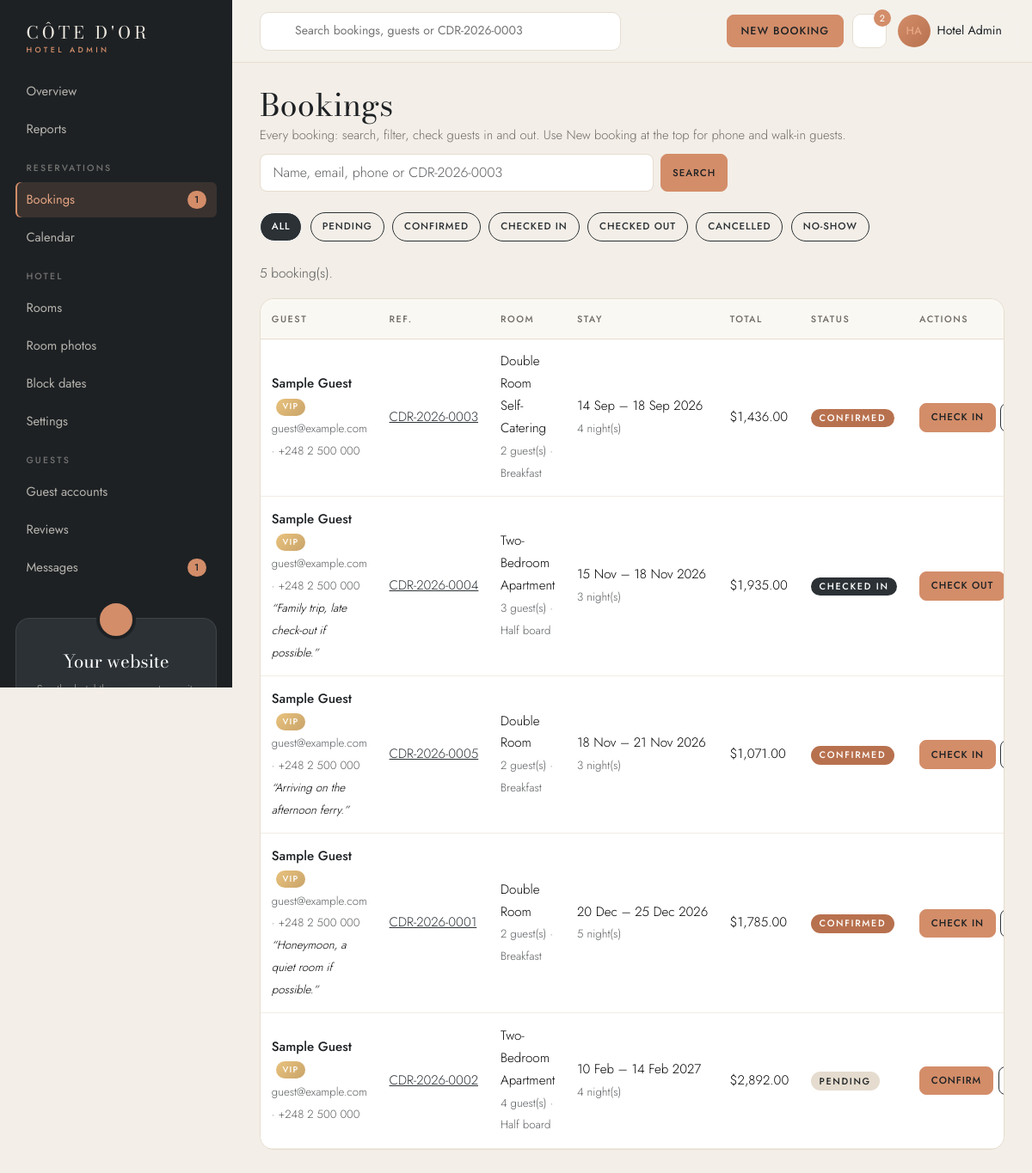
Page /admin_bookings.php (signed in) on the committed database.
### tables this page shows
CREATE TABLE bookings (
    id INT AUTO_INCREMENT PRIMARY KEY,
    user_id INT NOT NULL,
    room_id INT NOT NULL,
    check_in DATE NOT NULL,
    check_out DATE NOT NULL,
    guests INT NOT NULL,
    meal_plan VARCHAR(30) NOT NULL,
    phone VARCHAR(30) NOT NULL,
    special_request TEXT,
    total_price DECIMAL(10,2) NOT NULL,
    status VARCHAR(20) NOT NULL DEFAULT 'Pending',
    created_at TIMESTAMP DEFAULT CURRENT_TIMESTAMP,
    FOREIGN KEY (user_id) REFERENCES users(id) ON DELETE CASCADE,
    FOREIGN KEY (room_id) REFERENCES rooms(id)
) DEFAULT CHARSET=utf8mb4;

CREATE TABLE users (
    id INT AUTO_INCREMENT PRIMARY KEY,
    full_name VARCHAR(100) NOT NULL,
    username VARCHAR(50) NOT NULL UNIQUE,
    email VARCHAR(100) NOT NULL,
    phone VARCHAR(30),
    password VARCHAR(255) NOT NULL,
    role VARCHAR(10) NOT NULL DEFAULT 'user',
    created_at TIMESTAMP DEFAULT CURRENT_TIMESTAMP
) DEFAULT CHARSET=utf8mb4;

CREATE TABLE rooms (
    id INT AUTO_INCREMENT PRIMARY KEY,
    room_name VARCHAR(100) NOT NULL,
    room_type VARCHAR(50) NOT NULL,
    price DECIMAL(10,2) NOT NULL,
    size_m2 INT NOT NULL,
    max_guests INT NOT NULL,
    total_rooms INT NOT NULL,
    image VARCHAR(255),
    tagline VARCHAR(255),
    description TEXT,
    created_at TIMESTAMP DEFAULT CURRENT_TIMESTAMP
) DEFAULT CHARSET=utf8mb4;

### includes/functions.php (called while the page is built, shortened)
<?php
function bookingReference($id, $createdAt)
{
    return "CDR-" . date("Y", strtotime($createdAt)) . "-" . str_pad($id, 4, "0", STR_PAD_LEFT);
}
function bookingStatuses()
{
    return ["Pending", "Confirmed", "Checked in", "Checked out", "Cancelled", "No-show"];
}
function statusClass($status)
{
    return "status-" . str_replace(" ", "-", strtolower($status));
}
?>

### includes/booking_actions.php (called while the page is built, shortened)
<?php
function bookingButtons($status)
{
    if ($status == "Pending") {
        return ["confirm" => "Confirm", "cancel" => "Cancel"];
    } elseif ($status == "Confirmed") {
        return ["checkin" => "Check in", "noshow" => "No-show", "cancel" => "Cancel"];
    } elseif ($status == "Checked in") {
        return ["checkout" => "Check out"];
    } elseif ($status == "Cancelled" || $status == "No-show") {
        return ["confirm" => "Confirm again"];
    }
    return [];
}
?>

### admin_bookings.php (the view, shortened to what this page needs)
<?php
require "includes/db_connect.php";
require "includes/functions.php";
$statuses = bookingStatuses();
require "includes/booking_actions.php";
$filter = "";
$search = "";
$like = "%" . $search . "%";
$referenceId = 0;
$sql = "SELECT bookings.*, users.full_name, users.email, rooms.room_name, guest_notes.vip FROM bookings JOIN users ON bookings.user_id = users.id JOIN rooms ON bookings.room_id = rooms.id LEFT JOIN guest_notes ON guest_notes.user_id = users.id
        WHERE (? = '' OR bookings.status = ?)
        AND (? = '' OR users.full_name LIKE ? OR users.email LIKE ? OR bookings.phone LIKE ? OR bookings.id = ?)
        ORDER BY bookings.check_in ASC";
$stmt = $conn->prepare($sql);
$stmt->bind_param("ssssssi", $filter, $filter, $search, $like, $like, $like, $referenceId);
$stmt->execute();
$bookings = $stmt->get_result();
$pageLink = "admin_bookings.php?status=" . urlencode($filter) . "&q=" . urlencode($search);
include "includes/header.php";
?>
    <section class="admin-wrap">
        <div class="container">
            <?php include "includes/admin_nav.php"; ?>
            <div class="d-flex flex-wrap justify-content-between align-items-start gap-3 mb-4">
                <form class="booking-search" action="admin_bookings.php" method="GET">
                    <input type="search" class="form-control" name="q" value="<?php echo htmlspecialchars($search); ?>" placeholder="Name, email, phone or CDR-2026-0003" aria-label="Search bookings">
                    <button type="submit" class="btn btn-sm btn-lux">Search</button>
                </form>
            </div>
            <div class="filter-pills mb-4">
                <a href="admin_bookings.php?q=<?php echo urlencode($search); ?>" class="btn btn-sm btn-lux-outline <?php if ($filter == "") { echo "active"; } ?>">All</a>
                <?php
                foreach ($statuses as $item) {
                    $activeClass = ($filter == $item) ? "active" : "";
                    echo '<a href="admin_bookings.php?status=' . urlencode($item) . '&q=' . urlencode($search) . '" class="btn btn-sm btn-lux-outline ' . $activeClass . '">' . $item . '</a>';
                }
                ?>
            </div>
            <p class="text-muted"><?php echo $bookings->num_rows; ?> booking(s)<?php if ($search != "") { echo ' matching &ldquo;' . htmlspecialchars($search) . '&rdquo;'; } ?>.</p>
            <div class="table-responsive">
                <table class="table table-lux mb-0">
                    <thead>
                        <tr>
                            <th>Guest</th>
                            <th>Ref.</th>
                            <th>Room</th>
                            <th>Stay</th>
                            <th>Total</th>
                            <th>Status</th>
                            <th>Actions</th>
                        </tr>
                    </thead>
                    <tbody>
                        <?php
                        if ($bookings->num_rows > 0) {
                            while ($row = $bookings->fetch_assoc()) {
                                $nights = (int) round((strtotime($row["check_out"]) - strtotime($row["check_in"])) / 86400);
                                $buttons = bookingButtons($row["status"]);
                        ?>
                            <tr>
                                <td>
                                    <a class="guest-link" href="admin_guest.php?id=<?php echo $row["user_id"]; ?>"><?php echo htmlspecialchars($row["full_name"]); ?></a><?php if ($row["vip"] == 1) { echo ' <span class="vip-badge">VIP</span>'; } ?><br>
                                    <small class="text-muted"><?php echo htmlspecialchars($row["email"]); ?> &middot; <?php echo htmlspecialchars($row["phone"]); ?></small>
                                    <?php if ($row["special_request"] != "") { ?>
                                        <br><small class="fst-italic">&ldquo;<?php echo htmlspecialchars($row["special_request"]); ?>&rdquo;</small>
                                    <?php } ?>
                                </td>
                                <td class="text-nowrap"><a href="booking_confirmation.php?id=<?php echo $row["id"]; ?>"><?php echo bookingReference($row["id"], $row["created_at"]); ?></a></td>
                                <td><?php echo htmlspecialchars($row["room_name"]); ?><br><small class="text-muted"><?php echo $row["guests"]; ?> guest(s) &middot; <?php echo htmlspecialchars($row["meal_plan"]); ?></small></td>
                                <td class="text-nowrap"><?php echo date("d M", strtotime($row["check_in"])); ?> &ndash; <?php echo date("d M Y", strtotime($row["check_out"])); ?><br><small class="text-muted"><?php echo $nights; ?> night(s)</small></td>
                                <td class="text-nowrap">$<?php echo number_format($row["total_price"], 2); ?></td>
                                <td><span class="badge badge-status <?php echo statusClass($row["status"]); ?>"><?php echo htmlspecialchars($row["status"]); ?></span></td>
                                <td>
                                    <form action="<?php echo $pageLink; ?>" method="POST" class="row-actions">
                                        <?php
                                        $first = true;
                                        foreach ($buttons as $action => $label) {
                                            if ($first) {
                                                echo '<button type="submit" name="action" value="' . $action . '" class="btn btn-sm btn-lux">' . $label . '</button>';
                                                $first = false;
                                            }
                                        }
                                        ?>
                                        <div class="dropdown">
                                            <button type="button" class="btn btn-sm btn-lux-outline" data-bs-toggle="dropdown" data-bs-popper-config='{"strategy":"fixed"}' aria-expanded="false">More</button>
                                        </div>
                                    </form>
                                </td>
                            </tr>
                        <?php
                            }
                        } else {
                            echo '<tr><td colspan="7">No bookings found.</td></tr>';
                        }
                        ?>
                    </tbody>
                </table>
            </div>
        </div>
    </section>
<?php
include "includes/footer.php";
?>

### rows in the picture
bookings: user.full_name "Sample Guest", user.email "guest@example.com", phone "+248 2 500 000", bookingReference($row["id"], $row["created_at"]) "CDR-2026-0003", room.room_name "Double Room Self-Catering", guests "2", meal_plan "Breakfast", check_in "14 Sep", check_out "18 Sep 2026", nights "4", total_price "1,436.00", status "CONFIRMED", status "CHECK IN"
bookings: user.full_name "Sample Guest", user.email "guest@example.com", phone "+248 2 500 000", special_request "Family trip, late check-out if possible.", bookingReference($row["id"], $row["created_at"]) "CDR-2026-0004", room.room_name "Two-Bedroom Apartment", guests "3", meal_plan "Half board", check_in "15 Nov", check_out "18 Nov 2026", nights "3", total_price "1,935.00", status "CHECKED IN", status "CHECK OUT"
bookings: user.full_name "Sample Guest", user.email "guest@example.com", phone "+248 2 500 000", special_request "Arriving on the afternoon ferry.", bookingReference($row["id"], $row["created_at"]) "CDR-2026-0005", room.room_name "Double Room", guests "2", meal_plan "Breakfast", check_in "18 Nov", check_out "21 Nov 2026", nights "3", total_price "1,071.00", status "CONFIRMED", status "CHECK IN"
bookings: user.full_name "Sample Guest", user.email "guest@example.com", phone "+248 2 500 000", special_request "Honeymoon, a quiet room if possible.", bookingReference($row["id"], $row["created_at"]) "CDR-2026-0001", room.room_name "Double Room", guests "2", meal_plan "Breakfast", check_in "20 Dec", check_out "25 Dec 2026", nights "5", total_price "1,785.00", status "CONFIRMED", status "CHECK IN"
bookings: user.full_name "Sample Guest", user.email "guest@example.com", phone "+248 2 500 000", bookingReference($row["id"], $row["created_at"]) "CDR-2026-0002", room.room_name "Two-Bedroom Apartment", guests "4", meal_plan "Half board", check_in "10 Feb", check_out "14 Feb 2027", nights "4", total_price "2,892.00", status "PENDING", status "CONFIRM"

### other values in the picture
$link[3] "Overview"
$link[3] "Reports"
$groupName "RESERVATIONS"
$link[3] "Bookings"
$waitingBookings "1"
$link[3] "Calendar"
$groupName "HOTEL"
$link[3] "Rooms"
$link[3] "Room photos"
$link[3] "Block dates"
$link[3] "Settings"
$groupName "GUESTS"
$link[3] "Guest accounts"
$link[3] "Reviews"
$link[3] "Messages"
